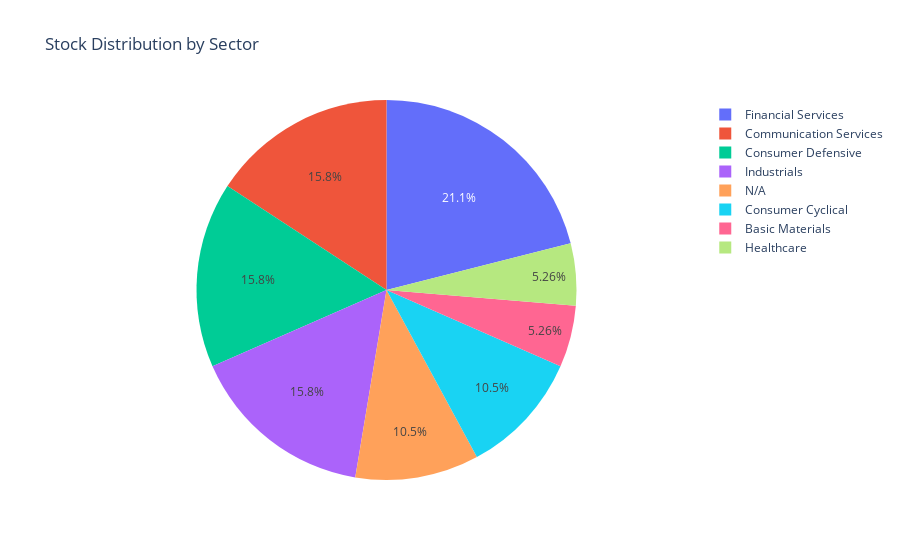

Write notebook code for a chart like this one.
### Code cell
# Visualize sector distribution
if len(stocks_df) > 0:
    sector_counts = stocks_df['Sector'].value_counts()
    
    fig = px.pie(
        values=sector_counts.values,
        names=sector_counts.index,
        title='Stock Distribution by Sector'
    )
    
    fig.show()

### Figure 1 — Plotly figure (JSON) as saved in the notebook; plotly's stock layout.template omitted (floating-point values rounded to 4 significant figures)
{"data": [{"domain": {"x": [0.0, 1.0], "y": [0.0, 1.0]}, "hovertemplate": "label=%{label}<br>value=%{value}<extra></extra>", "labels": ["Financial Services", "Communication Services", "Consumer Defensive", "Industrials", "N/A", "Consumer Cyclical", "Basic Materials", "Healthcare"], "legendgroup": "", "name": "", "showlegend": true, "type": "pie", "values": [4, 3, 3, 3, 2, 2, 1, 1]}], "layout": {"legend": {"tracegroupgap": 0}, "title": {"text": "Stock Distribution by Sector"}}}
